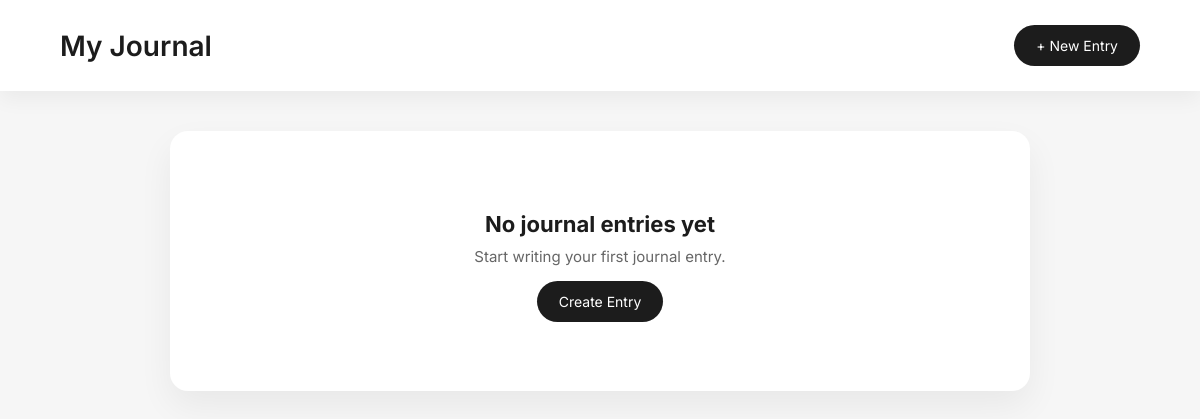
Before: /journals/ (signed in) with the older database file.
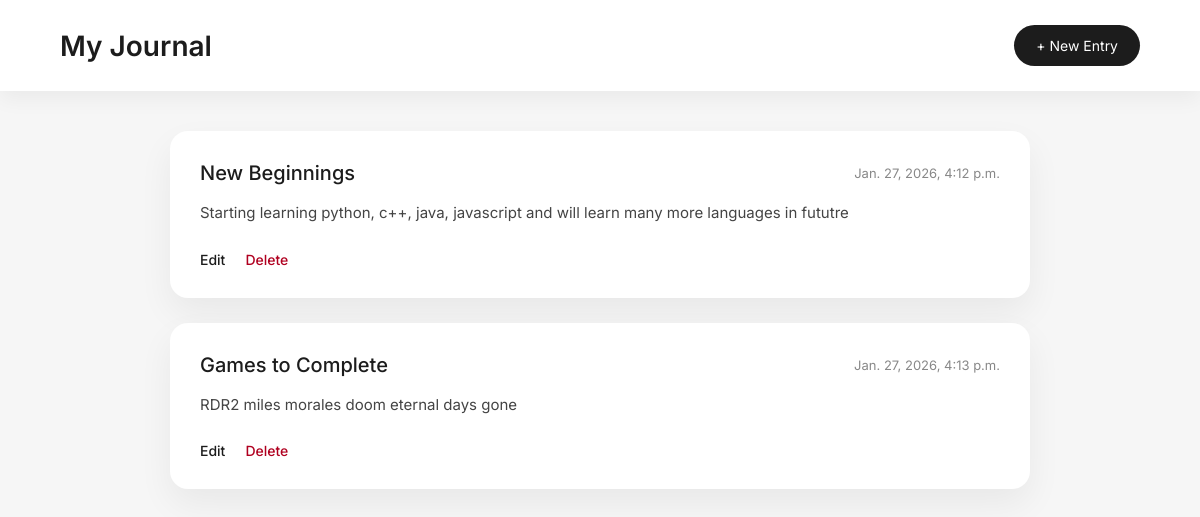
After: the same page with the newer database file.
### journals/models.py (models this page shows, shortened)
class AddJournal(models.Model):
    user = models.ForeignKey(User, on_delete=models.CASCADE)
    title = models.CharField(max_length=300, blank=True, null=True)
    content = models.TextField(default='')
    created_at = models.DateTimeField(auto_now_add=True)
    updated_at = models.DateTimeField(auto_now=True)

### journal_main/views.py (the view)
# urls.py: path('journals/', views.journals, name='journals_notes'),
def journals(request):
    _journals = AddJournal.objects.filter(user=request.user)
    context = {
        'journals': _journals,
    }
    return render(request=request, template_name='journal.html', context=context)

### templates/journal.html (shortened to what this page needs)
{% load static %}
<!DOCTYPE html>
<html lang="en">
<head>
    <link rel="stylesheet" href="{% static 'css/journal.css' %}">
</head>
<body>
<header class="topbar">
    <h1>My Journal</h1>
    <a href="{% url 'add' %}" class="add-btn">+ New Entry</a>
</header>
<main class="container">
    {% if journals %}
        {% for journal in journals %}
            <div class="journal-card">
                <div class="card-header">
                    <h2>{{ journal.title }}</h2>
                    <span class="date">{{ journal.updated_at }} </span>
                </div>
                <p class="content">
                    {{ journal.content }}
                </p>
                <div class="card-actions">
                    <a href="#" class="edit">Edit</a>
                    <a href="#" class="delete">Delete</a>
                </div>
            </div>
        {% endfor %}
    {% else %}
        <div class="empty-state">
            <h2>No journal entries yet</h2>
            <p>Start writing your first journal entry.</p>
            <a href="{% url 'add' %}" class="add-btn">Create Entry</a>
        </div>
    {% endif %}
</main>
</body>
</html>

### journal_main/static/css/journal.css (style rules this page uses)
* { margin: 0; padding: 0; box-sizing: border-box; font-family: 'Inter', sans-serif; }
body { background: #f6f6f6; color: #1c1c1c; }
.topbar { background: #ffffff; padding: 25px 60px; display: flex; justify-content: space-between; align-items: center; box-shadow: 0 8px 20px rgba(0, 0, 0, 0.05); animation: slideDown 0.6s ease; }
.topbar h1 { font-size: 28px; font-weight: 600; }
.add-btn { text-decoration: none; background: #1c1c1c; color: #fff; padding: 12px 22px; border-radius: 30px; font-size: 14px; transition: all 0.3s ease; }
.container { max-width: 900px; margin: 40px auto; padding: 0 20px; }
.journal-card { background: #ffffff; padding: 30px; border-radius: 18px; margin-bottom: 25px; box-shadow: 0 15px 35px rgba(0, 0, 0, 0.06); animation: fadeUp 0.7s ease; }
.card-header { display: flex; justify-content: space-between; align-items: center; margin-bottom: 15px; }
.card-header h2 { font-size: 20px; font-weight: 500; }
.date { font-size: 13px; color: #888; }
.content { font-size: 15px; color: #444; line-height: 1.7; margin-bottom: 25px; }
.card-actions { display: flex; gap: 20px; }
.card-actions a { font-size: 14px; text-decoration: none; font-weight: 500; }
.card-actions .edit { color: #1c1c1c; }
.card-actions .delete { color: #b00020; }

Changed rows visible on the page:
added AddJournal: title "New Beginnings", updated_at "Jan. 27, 2026, 4:12 p.m.", content "Starting learning python, c++, java, javascript and will learn many more languages in fututre"
added AddJournal: title "Games to Complete", updated_at "Jan. 27, 2026, 4:13 p.m.", content "RDR2 miles morales doom eternal days gone"
Other visible differences:
text no longer shown: "No journal entries yet Start writing your first journal entry. Create Entry"
